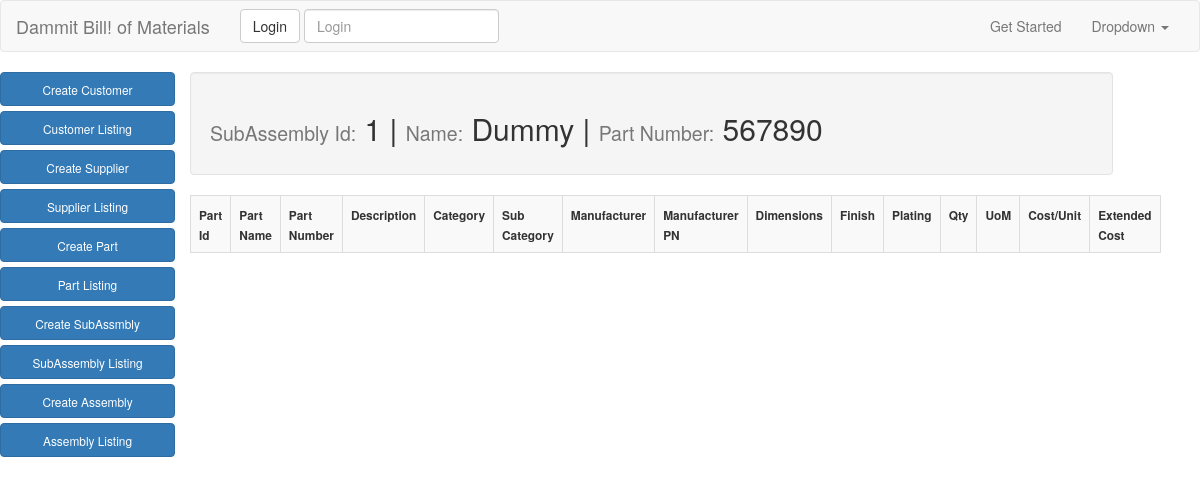
Page /subassembly_list/ on the earlier database version.
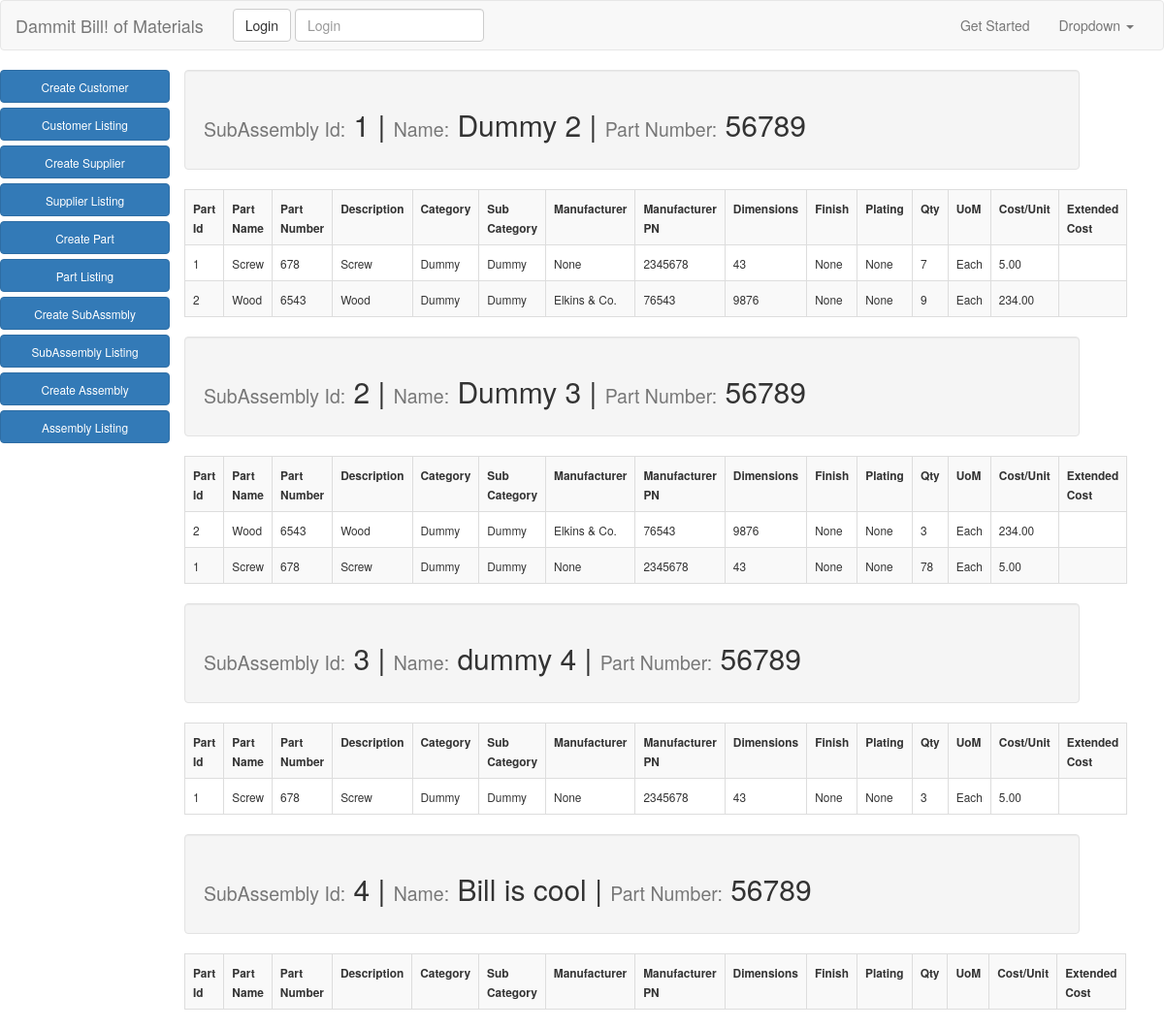
Same page on the later database version.
### app/models.py (models this page shows, shortened)
class SubAssembly(models.Model):
    sub_assembly_name = models.CharField(max_length=50)
    sub_assembly_number = models.CharField(max_length=50)
    description = models.CharField(max_length=50, null=True, blank=True)
    category = models.ForeignKey(Category, null=True, blank=True)
    sub_category = models.ForeignKey(SubCategory, null=True, blank=True)
    mfg_supplier = models.ForeignKey('app.Supplier', null=True, blank=True)
    mfg_supplier_pn = models.CharField(max_length=50, null=True, blank=True)
    finish = models.ForeignKey('app.FinishTable', null=True, blank=True)
    plating = models.ForeignKey('app.PlatingTable', null=True, blank=True)
    subassembly_cost = models.DecimalField(max_digits=10, decimal_places=2, null=True, blank=True)
    notes = models.TextField(null=True, blank=True)
    cad_file = models.FileField(upload_to="cad_files", null=True, blank=True)

class SubAssemblyQuantity(models.Model):
    part = models.ForeignKey(Part)
    quantity = models.IntegerField()
    assembly = models.ForeignKey('app.SubAssembly')

class Part(models.Model):
    part_name = models.CharField(max_length=50)
    part_number = models.CharField(max_length=50)
    description = models.CharField(max_length=50)
    category = models.ForeignKey(Category)
    sub_category = models.ForeignKey(SubCategory)
    manufacturer = models.ForeignKey('app.Supplier', null=True, blank=True)
    manufacturer_pn = models.CharField(max_length=50, null=True, blank=True)
    dimensions = models.CharField(max_length=50)
    finish = models.ForeignKey('app.FinishTable', null=True, blank=True)
    plating = models.ForeignKey('app.PlatingTable', null=True, blank=True)
    uom = models.CharField(max_length=15)
    unit_cost = models.DecimalField(max_digits=10, decimal_places=2)
    part_url = models.URLField(null=True, blank=True)
    notes = models.TextField(null=True, blank=True)
    cad_file = models.FileField(upload_to="cad_file", null=True, blank=True)
    image = models.ImageField(upload_to="image_files", null=True, blank=True, verbose_name="Part Image")

class Category(models.Model):
    category = models.CharField(max_length=30)
    def __str__(self):
        return self.category

class SubCategory(models.Model):
    category = models.ForeignKey(Category)
    subcategory = models.CharField(max_length=30)
    def __str__(self):
        return self.subcategory

class Supplier(models.Model):
    name = models.CharField(max_length=50)
    contact = models.CharField(max_length=25, null=True, blank=True)
    phone = models.IntegerField(null=True, blank=True)
    email = models.EmailField(null=True, blank=True)
    website = models.URLField(null=True, blank=True)
    def __str__(self):
        return self.name

### app/views.py (the view)
# urls.py: url(r'^subassembly_list/$', SubAssemblyListView.as_view(), name="subassembly_list_view"),
class SubAssemblyListView(ListView):
    model = SubAssembly
    template_name = "app/subassembly_list.html"
    def get_queryset(self):
        return self.model.objects.all()
    def get_context_data(self, **kwargs):
        context = super().get_context_data(**kwargs)
        context['subassembly'] = SubAssembly.objects.all()
        return context

### templates/app/subassembly_list.html
{% extends "base.html" %}
{% block content %}
<div class="row">
<nav>
    <div class="col-md-2">
      <a href="{% url 'create_customer_view' %}" type="button" class="btn btn-primary btn-block"><small>Create Customer</small></a>
      <a href="{% url 'customer_list_view' %}" type="button" class="btn btn-primary btn-block"><small>Customer Listing</small></a>
      <a href="{% url 'create_supplier_view' %}" type="button" class="btn btn-primary btn-block"><small>Create Supplier</small></a>
      <a href="{% url 'supplier_list_view' %}" type="button" class="btn btn-primary btn-block"><small>Supplier Listing</small></a>
      <a href="{% url 'create_part_view' %}" type="button" class="btn btn-primary btn-block"><small>Create Part</small></a>
      <a href="{% url 'part_list_view' %}" type="button" class="btn btn-primary btn-block"><small>Part Listing</small></a>
      <a href="{% url 'create_subassembly_view' %}" type="button" class="btn btn-primary btn-block"><small>Create SubAssmbly</small></a>
      <a href="{% url 'subassembly_list_view' %}" type="button" class="btn btn-primary btn-block"><small>SubAssembly Listing</small></a>
      <a href="{% url 'create_assembly_view' %}" type="button" class="btn btn-primary btn-block"><small>Create Assembly</small></a>
      <a href="{% url 'assembly_list_view' %}" type="button" class="btn btn-primary btn-block"><small>Assembly Listing</small></a>
    </div>
</nav>
  <div class="col-md-9">
{% for object in object_list %}
  <div class="row">
    <div class="col-md-12 well">
      <h2><small>SubAssembly Id:</small> {{object.id}}  |  <small>Name:</small> {{object.sub_assembly_name}}  |  <small>Part Number:</small> {{object.sub_assembly_number}}</h2>
    </div>
    <table class="table table-striped table-bordered table-hover">
        <tr>
          <th><small>Part Id</small></th>
          <th><small>Part Name</small></th>
          <th><small>Part Number</small></th>
          <th><small>Description</small></th>
          <th><small>Category</small></th>
          <th><small>Sub Category</small></th>
          <th><small>Manufacturer</small></th>
          <th><small>Manufacturer PN</small></th>
          <th><small>Dimensions</small></th>
          <th><small>Finish</small></th>
          <th><small>Plating</small></th>
          <th><small>Qty</small></th>
          <th><small>UoM</small></th>
          <th><small>Cost/Unit</small></th>
          <th><small>Extended Cost</small></th>
        </tr>
        {% for part in object.subassemblyquantity_set.all %}
          <tr>
          <td><small>{{part.part.pk}}</small></td>
          <td><small>{{part.part.part_name}}</small></td>
          <td><small>{{part.part.part_number}}</small></td>
          <td><small>{{part.part.description}}</small></td>
          <td><small>{{part.part.category}}</small></td>
          <td><small>{{part.part.sub_category}}</small></td>
          <td><small>{{part.part.manufacturer}}</small></td>
          <td><small>{{part.part.manufacturer_pn}}</small></td>
          <td><small>{{part.part.dimensions}}</small></td>
          <td><small>{{part.part.finish}}</small></td>
          <td><small>{{part.part.plating}}</small></td>
          <td><small>{{part.quantity}}</small></td>
          <td><small>{{part.part.uom}}</small></td>
          <td><small>{{part.part.unit_cost}}</small></td>
          <td><small></small></td>
          </tr>
          {% endfor %}
      </table>
    </div>
  {% endfor %}
</div>
</div>
{% endblock %}

Differences in the rows shown:
changed SubAssembly id 1: sub_assembly_name "Dummy" → "Dummy 2"; sub_assembly_number "567890" → "56789"
added SubAssemblyQuantity: part.pk "1", part.part_name "Screw", part.part_number "678", part.description "Screw", part.category "Dummy", part.sub_category "Dummy", part.manufacturer "None", part.manufacturer_pn "2345678", part.dimensions "43", part.finish "None", part.plating "None", quantity "7", part.uom "Each", part.unit_cost "5.00", shown under SubAssembly id 1
added SubAssemblyQuantity: part.pk "2", part.part_name "Wood", part.part_number "6543", part.description "Wood", part.category "Dummy", part.sub_category "Dummy", part.manufacturer "Elkins & Co.", part.manufacturer_pn "76543", part.dimensions "9876", part.finish "None", part.plating "None", quantity "9", part.uom "Each", part.unit_cost "234.00", shown under SubAssembly id 1
added SubAssembly: id "2", sub_assembly_name "Dummy 3", sub_assembly_number "56789"
added SubAssemblyQuantity: part.pk "2", part.part_name "Wood", part.part_number "6543", part.description "Wood", part.category "Dummy", part.sub_category "Dummy", part.manufacturer "Elkins & Co.", part.manufacturer_pn "76543", part.dimensions "9876", part.finish "None", part.plating "None", quantity "3", part.uom "Each", part.unit_cost "234.00"
added SubAssemblyQuantity: part.pk "1", part.part_name "Screw", part.part_number "678", part.description "Screw", part.category "Dummy", part.sub_category "Dummy", part.manufacturer "None", part.manufacturer_pn "2345678", part.dimensions "43", part.finish "None", part.plating "None", quantity "78", part.uom "Each", part.unit_cost "5.00", shown under "2"
added SubAssembly: id "3", sub_assembly_name "dummy 4", sub_assembly_number "56789"
added SubAssemblyQuantity: part.pk "1", part.part_name "Screw", part.part_number "678", part.description "Screw", part.category "Dummy", part.sub_category "Dummy", part.manufacturer "None", part.manufacturer_pn "2345678", part.dimensions "43", part.finish "None", part.plating "None", quantity "3", part.uom "Each", part.unit_cost "5.00"
added SubAssembly: id "4", sub_assembly_name "Bill is cool", sub_assembly_number "56789"
